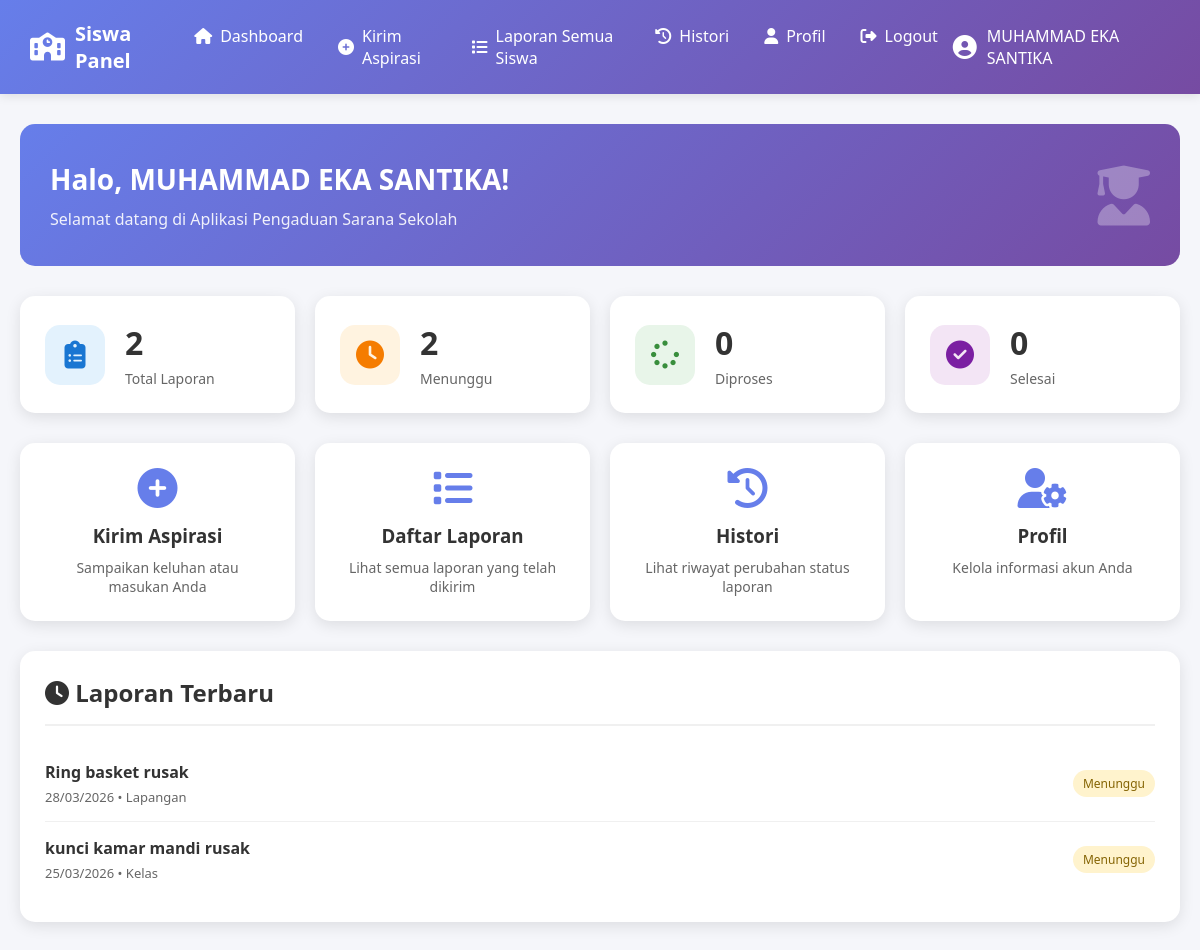
The page /VIEW/SISWA/dasbord_siswa.php (signed in) on the database its author committed.
### tables this page shows
CREATE TABLE `aspirasi` (
  `id_aspirasi` int NOT NULL,
  `nis` int NOT NULL,
  `id_admin` int DEFAULT NULL,
  `id_histori` int DEFAULT NULL,
  `judul_laporan` varchar(100) NOT NULL,
  `keterangan` text NOT NULL,
  `kategori_prioritas` enum('high priority','medium priority','low priority') DEFAULT 'medium priority',
  `lokasi` enum('kelas','toilet','mushola','lapangan','koridor','lab') NOT NULL,
  `foto_gambar` varchar(100) DEFAULT NULL,
  `tanggal_dikirim` timestamp NULL DEFAULT CURRENT_TIMESTAMP,
  `status` enum('menunggu','diproses','selesai') DEFAULT 'menunggu'
);

### MODEL/m_koneksi.php (called while the page is built, shortened)
<?php
class Koneksi
{
    private $host = "127.0.0.1";
    private $username = "root";
    private $password = "root";
    private $db = "pengaduan_sarana_sekolah_kel6_11rpl2";
    function __construct()
    {
        $this->koneksi = mysqli_connect(
            $this->host,
            $this->username,
            $this->password,
            $this->db
        );
    }
}
?>

### MODEL/m_aspirasi.php (called while the page is built, shortened)
<?php
require_once 'm_koneksi.php';
class Aspirasi {
    private $koneksi;
    public function __construct() {
        $db = new Koneksi();
        $this->koneksi = $db->koneksi;
    }
    public function getAspirasiByNis($nis) {
        $nis = intval($nis);
        $query = "SELECT * FROM aspirasi
                  WHERE nis = $nis
                  ORDER BY tanggal_dikirim DESC";
        $result = mysqli_query($this->koneksi, $query);
        $data = [];
        while ($row = mysqli_fetch_assoc($result)) {
            $data[] = $row;
        }
        return $data;
    }
    public function getStatistikBySiswa($nis) {
        $nis = intval($nis);
        $statistik = [];
        $result = mysqli_query($this->koneksi,
            "SELECT COUNT(*) as total FROM aspirasi
             WHERE nis=$nis");
        $statistik['total'] =
            mysqli_fetch_assoc($result)['total'];
        $result = mysqli_query($this->koneksi,
            "SELECT COUNT(*) as total FROM aspirasi
             WHERE nis=$nis AND status='menunggu'");
        $statistik['menunggu'] =
            mysqli_fetch_assoc($result)['total'];
        $result = mysqli_query($this->koneksi,
            "SELECT COUNT(*) as total FROM aspirasi
             WHERE nis=$nis AND status='diproses'");
        $statistik['diproses'] =
            mysqli_fetch_assoc($result)['total'];
        $result = mysqli_query($this->koneksi,
            "SELECT COUNT(*) as total FROM aspirasi
             WHERE nis=$nis AND status='selesai'");
        $statistik['selesai'] =
            mysqli_fetch_assoc($result)['total'];
        return $statistik;
    }
}
?>

### MODEL/m_umpanbalik.php (called while the page is built, shortened)
<?php
require_once 'm_koneksi.php';
class UmpanBalik {
    public function __construct() {
        $db = new Koneksi();
    }
}
?>

### MODEL/m_histori.php (called while the page is built, shortened)
<?php
require_once 'm_koneksi.php';
class HistoriAspirasi {
    public function __construct() {
        $db = new Koneksi();
    }
}
?>

### MODEL/m_progres.php (called while the page is built, shortened)
<?php
require_once 'm_koneksi.php';
class Progres {
    public function __construct() {
        $db = new Koneksi();
    }
}
?>

### CONTROLLER/c_aspirasi.php (called while the page is built, shortened)
<?php
require_once __DIR__ . '/../MODEL/m_aspirasi.php';
require_once __DIR__ . '/../MODEL/m_umpanbalik.php';
require_once __DIR__ . '/../MODEL/m_histori.php';
require_once __DIR__ . '/../MODEL/m_progres.php';
class AspirasiController
{
    private $aspirasiModel;
    public function __construct()
    {
        $this->aspirasiModel = new Aspirasi();
    }
    public function getStatistik($role = 'admin', $nis = 0)
    {
        if ($role == 'siswa') {
            return $this->aspirasiModel->getStatistikBySiswa($nis);
        } else {
            return $this->aspirasiModel->getStatistik();
        }
    }
}
?>

### VIEW/SISWA/dasbord_siswa.php (the view, shortened to what this page needs)
<?php
require_once '../../CONTROLLER/c_aspirasi.php';
require_once '../../MODEL/m_aspirasi.php';
$aspirasiController = new AspirasiController();
$aspirasiModel = new Aspirasi();
$statistik = $aspirasiController->getStatistik('siswa', $_SESSION['nis']);
$recentAspirasi = $aspirasiModel->getAspirasiByNis($_SESSION['nis']);
?>
<!DOCTYPE html>
<html lang="id">
<head>
    <link rel="stylesheet" href="../../ASSETS/NavbarAdmin.css">
    <link rel="stylesheet" href="../../ASSETS/dasbordSiswa.css">
    <link rel="stylesheet" href="https://cdnjs.cloudflare.com/ajax/libs/font-awesome/6.4.0/css/all.min.css">
</head>
<body class="<?= ($_SESSION['tema'] ?? 'terang') === 'gelap' ? 'tema-gelap' : '' ?>">
    <?php include '../../template/NavbarSiswa.php'; ?>
    <div class="container siswa-dashboard">
        <div class="welcome-section">
            <div class="welcome-text">
                <h1>Halo, <?php echo htmlspecialchars($_SESSION['nama']); ?>!</h1>
                <p>Selamat datang di Aplikasi Pengaduan Sarana Sekolah</p>
            </div>
            <div class="welcome-icon">
                <i class="fas fa-user-graduate"></i>
            </div>
        </div>
        <div class="status-cards">
            <div class="status-card">
                <div class="status-icon total">
                    <i class="fas fa-clipboard-list"></i>
                </div>
                <div class="status-info">
                    <h3><?php echo $statistik['total']; ?></h3>
                    <p>Total Laporan</p>
                </div>
            </div>
            <div class="status-card">
                <div class="status-icon waiting">
                    <i class="fas fa-clock"></i>
                </div>
                <div class="status-info">
                    <h3><?php echo $statistik['menunggu']; ?></h3>
                    <p>Menunggu</p>
                </div>
            </div>
            <div class="status-card">
                <div class="status-icon process">
                    <i class="fas fa-spinner"></i>
                </div>
                <div class="status-info">
                    <h3><?php echo $statistik['diproses']; ?></h3>
                    <p>Diproses</p>
                </div>
            </div>
            <div class="status-card">
                <div class="status-icon done">
                    <i class="fas fa-check-circle"></i>
                </div>
                <div class="status-info">
                    <h3><?php echo $statistik['selesai']; ?></h3>
                    <p>Selesai</p>
                </div>
            </div>
        </div>
        <div class="quick-menu">
            <a href="v_form_aspirasi.php" class="menu-item">
                <i class="fas fa-plus-circle"></i>
                <h3>Kirim Aspirasi</h3>
                <p>Sampaikan keluhan atau masukan Anda</p>
            </a>
            <a href="daftar_laporan.php" class="menu-item">
                <i class="fas fa-list"></i>
                <h3>Daftar Laporan</h3>
                <p>Lihat semua laporan yang telah dikirim</p>
            </a>
            <a href="v_HistoryAspirasiSiswa.php" class="menu-item">
                <i class="fas fa-history"></i>
                <h3>Histori</h3>
                <p>Lihat riwayat perubahan status laporan</p>
            </a>
            <a href="profil_siswa.php" class="menu-item">
                <i class="fas fa-user-cog"></i>
                <h3>Profil</h3>
                <p>Kelola informasi akun Anda</p>
            </a>
        </div>
        <div class="recent-reports">
            <h2><i class="fas fa-clock"></i> Laporan Terbaru</h2>
            <?php if (empty($recentAspirasi)): ?>
            <div class="empty-state">
                <i class="fas fa-inbox"></i>
                <p>Belum ada laporan. Kirim aspirasi pertama Anda!</p>
            </div>
            <?php else: ?>
                <?php
                $limitedAspirasi = array_slice($recentAspirasi, 0, 5);
                foreach ($limitedAspirasi as $aspirasi):
                ?>
                <div class="report-item">
                    <div class="report-info">
                        <h4><?php echo htmlspecialchars($aspirasi['judul_laporan']); ?></h4>
                        <p><?php echo date('d/m/Y', strtotime($aspirasi['tanggal_dikirim'])); ?> • <?php echo ucfirst($aspirasi['lokasi']); ?></p>
                    </div>
                    <div class="report-status">
                        <span class="badge badge-<?php echo $aspirasi['status']; ?>">
                            <?php echo ucfirst($aspirasi['status']); ?>
                        </span>
                    </div>
                </div>
                <?php endforeach; ?>
            <?php endif; ?>
        </div>
    </div>
</html>

### ASSETS/NavbarAdmin.css (style rules this page uses)
* { margin: 0; padding: 0; box-sizing: border-box; font-family: 'Segoe UI', Tahoma, Geneva, Verdana, sans-serif; }
body { background: #f5f6fa; }
.container { max-width: 1200px; margin: 30px auto; padding: 0 20px; }
.badge { padding: 5px 10px; border-radius: 15px; font-size: 12px; font-weight: 500; }
.badge-menunggu { background: #fff3cd; color: #856404; }

### ASSETS/dasbordSiswa.css (style rules this page uses)
.siswa-dashboard { padding: 20px 0; }
.welcome-section { background: linear-gradient(135deg, #667eea 0%, #764ba2 100%); color: white; border-radius: 15px; padding: 30px; margin-bottom: 30px; display: flex; justify-content: space-between; align-items: center; }
.welcome-text h1 { font-size: 28px; margin-bottom: 10px; }
.welcome-text p { opacity: 0.9; }
.welcome-icon { font-size: 60px; opacity: 0.3; }
.status-cards { display: grid; grid-template-columns: repeat(auto-fit, minmax(200px, 1fr)); gap: 20px; margin-bottom: 30px; }
.status-card { background: white; border-radius: 15px; padding: 25px; box-shadow: 0 4px 15px rgba(0,0,0,0.1); display: flex; align-items: center; gap: 20px; transition: transform 0.3s; }
.status-icon { width: 60px; height: 60px; border-radius: 15px; display: flex; align-items: center; justify-content: center; font-size: 28px; }
.status-icon.total { background: #e3f2fd; color: #1976d2; }
.status-icon.waiting { background: #fff3e0; color: #f57c00; }
.status-icon.process { background: #e8f5e9; color: #388e3c; }
.status-icon.done { background: #f3e5f5; color: #7b1fa2; }
.status-info h3 { font-size: 32px; color: #333; margin-bottom: 5px; }
.status-info p { color: #666; font-size: 14px; }
.quick-menu { display: grid; grid-template-columns: repeat(auto-fit, minmax(200px, 1fr)); gap: 20px; margin-bottom: 30px; }
.menu-item { background: white; border-radius: 15px; padding: 25px; text-align: center; box-shadow: 0 4px 15px rgba(0,0,0,0.1); text-decoration: none; color: inherit; transition: all 0.3s; }
.menu-item i { font-size: 40px; color: #667eea; margin-bottom: 15px; }
.menu-item h3 { color: #333; margin-bottom: 10px; }
.menu-item p { color: #666; font-size: 14px; }
.recent-reports { background: white; border-radius: 15px; padding: 25px; box-shadow: 0 4px 15px rgba(0,0,0,0.1); }
.recent-reports h2 { color: #333; margin-bottom: 20px; padding-bottom: 15px; border-bottom: 2px solid #f0f0f0; }
.report-item { display: flex; justify-content: space-between; align-items: center; padding: 15px 0; border-bottom: 1px solid #f0f0f0; }
.report-item:last-child { border-bottom: none; }
.report-info h4 { color: #333; font-size: 16px; margin-bottom: 5px; }
.report-info p { color: #666; font-size: 13px; }
.report-status { display: flex; align-items: center; gap: 10px; }

### rows shown on the page
aspirasi: judul_laporan "Ring basket rusak", tanggal_dikirim "28/03/2026", lokasi "Lapangan", status "Menunggu"
aspirasi: judul_laporan "kunci kamar mandi rusak", tanggal_dikirim "25/03/2026", lokasi "Kelas", status "Menunggu"

### other values the page prints
$_SESSION['nama'] "MUHAMMAD EKA SANTIKA"
$statistik['total'] "2"
$statistik['menunggu'] "2"
$statistik['diproses'] "0"
$statistik['selesai'] "0"
